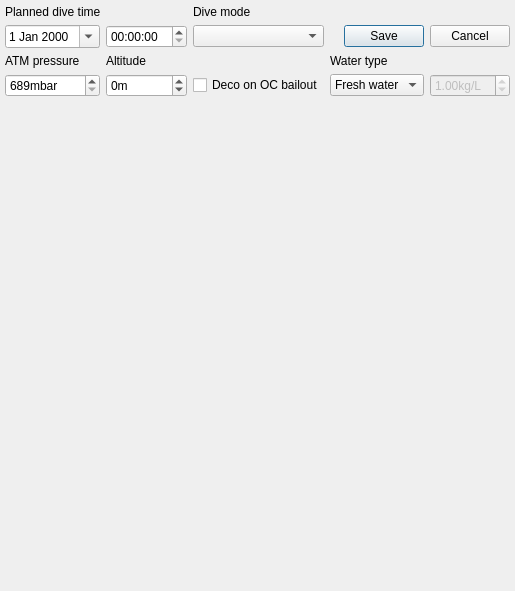
<?xml version="1.0" encoding="UTF-8"?>
<ui version="4.0">
 <class>DivePlanner</class>
 <widget class="QWidget" name="DivePlanner">
  <property name="enabled">
   <bool>true</bool>
  </property>
  <property name="geometry">
   <rect>
    <x>0</x>
    <y>0</y>
    <width>515</width>
    <height>591</height>
   </rect>
  </property>
  <layout class="QGridLayout" name="gridLayout">
   <property name="leftMargin">
    <number>5</number>
   </property>
   <property name="topMargin">
    <number>5</number>
   </property>
   <property name="rightMargin">
    <number>5</number>
   </property>
   <property name="bottomMargin">
    <number>5</number>
   </property>
   <property name="spacing">
    <number>0</number>
   </property>
   <item row="6" column="1">
    <widget class="QScrollArea" name="scrollArea">
     <property name="frameShape">
      <enum>QFrame::NoFrame</enum>
     </property>
     <property name="frameShadow">
      <enum>QFrame::Plain</enum>
     </property>
     <property name="widgetResizable">
      <bool>true</bool>
     </property>
     <widget class="QWidget" name="scrollAreaWidgetContents">
      <property name="geometry">
       <rect>
        <x>0</x>
        <y>0</y>
        <width>505</width>
        <height>581</height>
       </rect>
      </property>
      <layout class="QGridLayout" name="gridLayout_2">
       <property name="leftMargin">
        <number>0</number>
       </property>
       <property name="topMargin">
        <number>0</number>
       </property>
       <property name="rightMargin">
        <number>0</number>
       </property>
       <property name="bottomMargin">
        <number>0</number>
       </property>
       <item row="0" column="0" colspan="2">
        <widget class="QLabel" name="label">
         <property name="sizePolicy">
          <sizepolicy hsizetype="Expanding" vsizetype="Preferred">
           <horstretch>0</horstretch>
           <verstretch>0</verstretch>
          </sizepolicy>
         </property>
         <property name="text">
          <string>Planned dive time</string>
         </property>
        </widget>
       </item>
       <item row="1" column="0">
        <widget class="QDateEdit" name="dateEdit">
         <property name="sizePolicy">
          <sizepolicy hsizetype="Expanding" vsizetype="Fixed">
           <horstretch>0</horstretch>
           <verstretch>0</verstretch>
          </sizepolicy>
         </property>
         <property name="calendarPopup">
          <bool>true</bool>
         </property>
        </widget>
       </item>
       <item row="1" column="1">
        <widget class="QTimeEdit" name="startTime">
         <property name="sizePolicy">
          <sizepolicy hsizetype="Expanding" vsizetype="Fixed">
           <horstretch>0</horstretch>
           <verstretch>0</verstretch>
          </sizepolicy>
         </property>
        </widget>
       </item>
       <item row="0" column="2">
        <widget class="QLabel" name="label_4">
         <property name="sizePolicy">
          <sizepolicy hsizetype="Expanding" vsizetype="Preferred">
           <horstretch>0</horstretch>
           <verstretch>0</verstretch>
          </sizepolicy>
         </property>
         <property name="text">
          <string>Dive mode</string>
         </property>
        </widget>
       </item>
       <item row="1" column="2">
	<widget class="QComboBox" name="divemode">
         <property name="currentText">
          <string/>
         </property>
         <property name="maxVisibleItems">
          <number>6</number>
         </property>
        </widget>
       </item>
       <item row="1" column="3" colspan="2">
        <widget class="QDialogButtonBox" name="buttonBox">
         <property name="sizePolicy">
          <sizepolicy hsizetype="Expanding" vsizetype="Fixed">
           <horstretch>0</horstretch>
           <verstretch>0</verstretch>
          </sizepolicy>
         </property>
         <property name="standardButtons">
          <set>QDialogButtonBox::Cancel|QDialogButtonBox::Save</set>
         </property>
        </widget>
       </item>
       <item row="2" column="0">
        <widget class="QLabel" name="label_2">
         <property name="text">
          <string>ATM pressure</string>
         </property>
        </widget>
       </item>
       <item row="2" column="1">
        <widget class="QLabel" name="label_7">
         <property name="text">
          <string>Altitude</string>
         </property>
        </widget>
       </item>
       <item row="3" column="2">
        <widget class="QCheckBox" name="bailout">
         <property name="text">
          <string>Deco on OC bailout</string>
         </property>
        </widget>
       </item>
       <item row="2" column="3">
        <widget class="QLabel" name="label_3">
         <property name="text">
          <string>Water type</string>
         </property>
        </widget>
       </item>
       <item row="3" column="0">
        <widget class="QSpinBox" name="ATMPressure">
         <property name="sizePolicy">
          <sizepolicy hsizetype="Expanding" vsizetype="Fixed">
           <horstretch>0</horstretch>
           <verstretch>0</verstretch>
          </sizepolicy>
         </property>
         <property name="suffix">
          <string>mbar</string>
         </property>
         <property name="minimum">
          <number>689</number>
         </property>
         <property name="maximum">
          <number>1100</number>
         </property>
        </widget>
       </item>
       <item row="3" column="1">
        <widget class="QSpinBox" name="atmHeight">
         <property name="sizePolicy">
          <sizepolicy hsizetype="Expanding" vsizetype="Fixed">
           <horstretch>0</horstretch>
           <verstretch>0</verstretch>
          </sizepolicy>
         </property>
         <property name="suffix">
          <string>m</string>
         </property>
         <property name="minimum">
          <number>-100</number>
         </property>
         <property name="maximum">
          <number>3000</number>
         </property>
         <property name="singleStep">
          <number>10</number>
         </property>
        </widget>
       </item>
       <item row="3" column="3">
        <widget class="QComboBox" name="waterType">
         <item>
          <property name="text">
           <string>Fresh water</string>
          </property>
         </item>
         <item>
          <property name="text">
           <string>Sea water</string>
          </property>
         </item>
         <item>
          <property name="text">
           <string>EN13319</string>
          </property>
         </item>
         <item>
          <property name="text">
           <string>USN</string>
          </property>
         </item>
         <item>
          <property name="text">
           <string>Custom</string>
          </property>
         </item>
        </widget>
       </item>
       <item row="3" column="4">
        <widget class="QDoubleSpinBox" name="customSalinity">
         <property name="enabled">
          <bool>false</bool>
         </property>
         <property name="sizePolicy">
          <sizepolicy hsizetype="Expanding" vsizetype="Fixed">
           <horstretch>0</horstretch>
           <verstretch>0</verstretch>
          </sizepolicy>
         </property>
         <property name="maximumSize">
          <size>
           <width>100</width>
           <height>16777215</height>
          </size>
         </property>
         <property name="toolTip">
          <string extracomment="Custom water density"/>
         </property>
         <property name="suffix">
          <string>kg/L</string>
         </property>
         <property name="minimum">
          <double>0.990000000000000</double>
         </property>
         <property name="maximum">
          <double>1.300000000000000</double>
         </property>
         <property name="singleStep">
          <double>0.010000000000000</double>
         </property>
         <property name="value">
          <double>1.000000000000000</double>
         </property>
         <property name="decimals">
          <double>3</double>
         </property>
        </widget>
       </item>
       <item row="4" column="0" colspan="5">
        <widget class="TableView" name="cylinderTableWidget" native="true">
         <property name="sizePolicy">
          <sizepolicy hsizetype="MinimumExpanding" vsizetype="Fixed">
           <horstretch>0</horstretch>
           <verstretch>0</verstretch>
          </sizepolicy>
         </property>
         <property name="minimumSize">
          <size>
           <width>0</width>
           <height>50</height>
          </size>
         </property>
        </widget>
       </item>
       <item row="5" column="0" colspan="5">
        <widget class="TableView" name="tableWidget" native="true">
         <property name="sizePolicy">
          <sizepolicy hsizetype="MinimumExpanding" vsizetype="MinimumExpanding">
           <horstretch>0</horstretch>
           <verstretch>0</verstretch>
          </sizepolicy>
         </property>
         <property name="minimumSize">
          <size>
           <width>0</width>
           <height>50</height>
          </size>
         </property>
        </widget>
       </item>
      </layout>
     </widget>
    </widget>
   </item>
  </layout>
 </widget>
 <customwidgets>
  <customwidget>
   <class>TableView</class>
   <extends>QWidget</extends>
   <header>desktop-widgets/tableview.h</header>
   <container>1</container>
  </customwidget>
 </customwidgets>
 <tabstops>
  <tabstop>startTime</tabstop>
  <tabstop>divemode</tabstop>
  <tabstop>buttonBox</tabstop>
  <tabstop>scrollArea</tabstop>
 </tabstops>
 <resources/>
 <connections/>
</ui>
